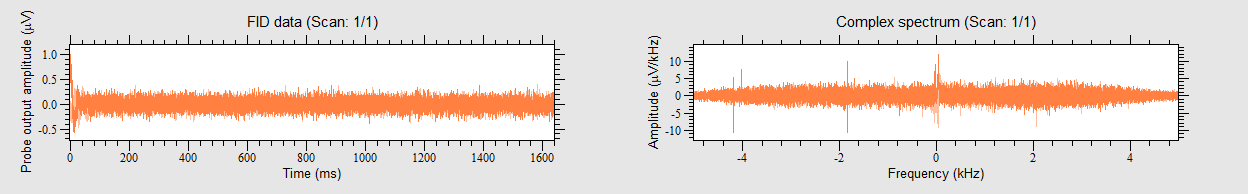
#> input picture data/kea/toluene_10mM_Tempone/1/data.png, 1248 x 194 px
$ python -i dnpNMR.py   (imports and definitions only)
#> lines starting #> are read from the running program, lines starting #| are printed output that depends on the picture
from warnings import warn

import numpy as _np

#from . import return_data, dnpdata, dnpdata_collection
from . import dnpTools, dnpMath

import re
import copy


# [970 lines left out: functions ndalign, align, autophase, calculate_enhancement, fourier_transform, inverse_fourier_transform and 4 more, not called in this run]

>>> import cv2
>>> picture = cv2.imread('../data/kea/toluene_10mM_Tempone/1/data.png', cv2.IMREAD_GRAYSCALE)
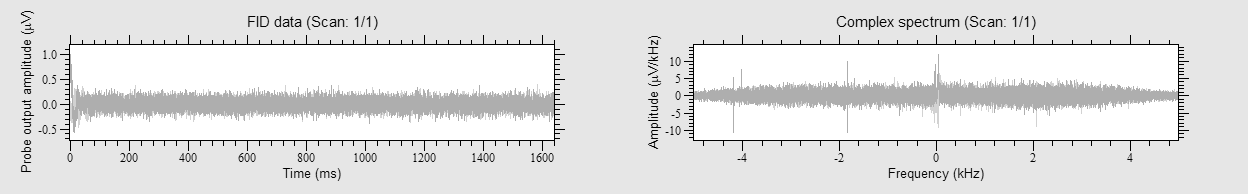
#> picture: shape (194, 1248); min 0, max 255, mean 226.7
>>> result = ndalign(picture)
#> (the run stopped early here; a loop or call above may not have finished)
